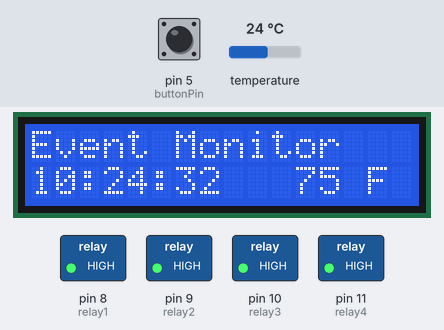
Recording of a sketch running on a simulated Arduino Uno, built with avr-gcc and run on an emulated ATmega328P. On the bench: 16×2 character LCD, switched loads named in the sketch (green lamp = pin HIGH). The inputs (shaded band) are chosen by the test bench; at power-on: temperature 24 °C, pin 5 (buttonPin) HIGH. The local clock reads 2024-03-15 10:24:30 at power-on unless the sketch sets it; what the sketch prints to the serial monitor is not drawn.

Above: at 2.2 s.
2.3 s: temperature set to 26.6 °C
At 3.5 s:
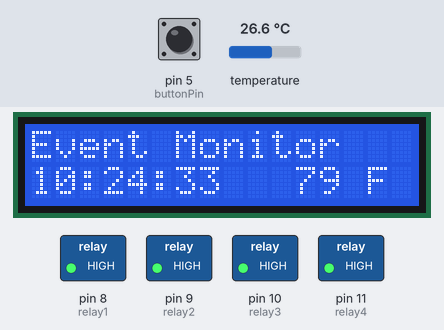
4.6 s: temperature set to 27.9 °C
At 6.1 s:
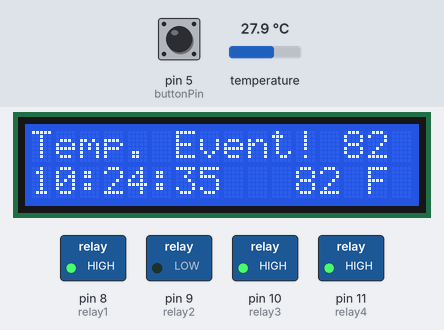
8.9 s: pin 5 (buttonPin) pulled LOW for 1.35 s
At 11.3 s:
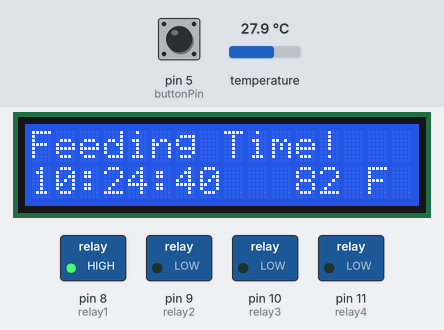
13.0 s: temperature set to 27 °C
At 14.4 s:
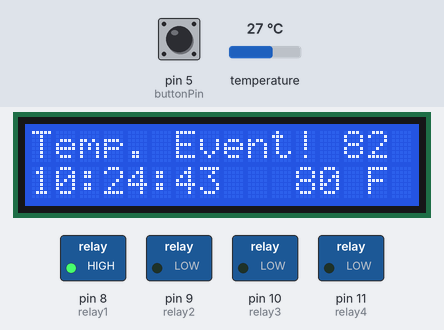
15.1 s: temperature set to 26.3 °C
At 16.5 s:
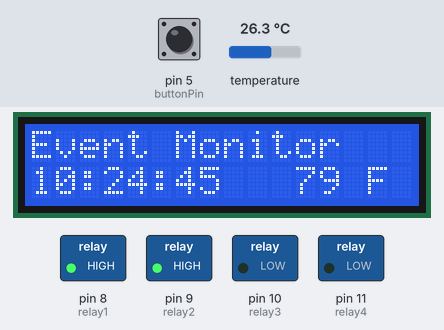
19.4 s: pin 5 (buttonPin) pulled LOW for 1.35 s
At 20.7 s:
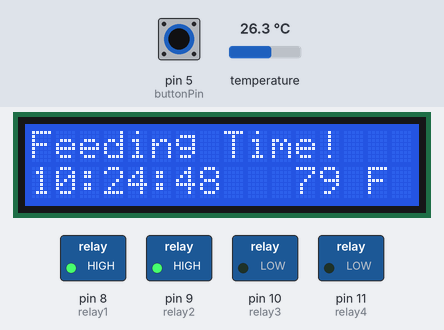
Timing chart, 0 to 22.4 s (numbered marks = the images above; inputs shaded):
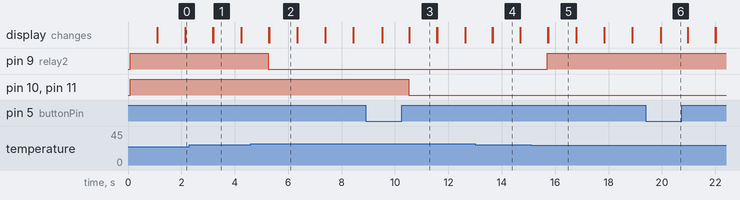

The sketch:

AquariumOutletController_v1.2.ino
```cpp
/*
AQUARIUM OUTLET CONTROLLER

  Sketch by George Roark, with great respect for the brilliant work of the hardware designers and authors of the included libraries!
  Additional thanks to the following Arduino forum members: cattledog, BulldogLowell, and el_supremo!

  - Arduino Uno R3 or equivalent (for development, plan is to use a Nano for implementation)
  - DS3231 RTC module
  - 16x2 LCD with I2C backpack
  - 4 channel 5v relay module (optically isolated relays rated for 10A @110 V outputs)
  - DS18b20 waterproof temperature sensors
  - Momentary push button switch
*/


#include <Time.h> // http://playground.arduino.cc/code/time
#include <TimeAlarms.h> // http://playground.arduino.cc/code/time
#include <Wire.h>  // https://www.arduino.cc/en/Reference/Wire
#include <DallasTemperature.h> // https://github.com/milesburton/Arduino-Temperature-Control-Library

#include <hd44780.h> // https://github.com/duinoWitchery/hd44780
#include <hd44780ioClass/hd44780_I2Cexp.h> // include i/o class header

hd44780_I2Cexp lcd; // declare lcd object: auto locate & config display for hd44780 chip

/* Thanks to Arduino forum member cattledog for this library suggestion */
#include <DS3232RTC.h> //https://github.com/JChristensen/DS3232RTC

#define ONE_WIRE_BUS 2 /*-(Connect to Pin 2 )-*/
/* Set up a oneWire instance to communicate with any OneWire device*/
OneWire ourWire(ONE_WIRE_BUS);
/* Tell Dallas Temperature Library to use oneWire Library */
DallasTemperature sensors(&ourWire);

// Define the pins that control the relays
int relay1 = 8;
int relay2 = 9;
int relay3 = 10;
int relay4 = 11;

int temp1;

// Push button reading variables
const byte buttonPin = 5;               // Connect the push button to pin 5
byte oldButtonState = HIGH;             // Assume switch open because of pull-up resistor
const unsigned long debounceTime = 10;  // Debounce time in milliseconds
unsigned long buttonPressTime;          // when the switch last changed state
boolean buttonPressed = 0;              // a flag variable


void setup()
{
  lcd.begin(16, 2); // Initialize LCD with number of columns and rows

  Serial.begin(9600);

    setSyncProvider(RTC.get);   // Get the time from the RTC
    if(timeStatus() != timeSet)
        Serial.println("Unable to sync with the RTC");
    else
        Serial.println("RTC has set the system time");

  Wire.begin();

  sensors.begin(); //Start up the DallasTemperature library

  // Assign relay output pins and establish initial state (LOW turns relay ON)
  pinMode(relay1, OUTPUT);
  digitalWrite(relay1, HIGH); // relay1 OFF
  pinMode(relay2, OUTPUT);
  digitalWrite(relay2, HIGH); // relay2 OFF
  pinMode(relay3, OUTPUT);
  digitalWrite(relay3, HIGH);  // relay3 OFF
  pinMode(relay4, OUTPUT);
  digitalWrite(relay4, HIGH);  // relay4 OFF

  pinMode (buttonPin, INPUT_PULLUP); // Set up the button pin

  // Create the time alarms (set temperature events in void loop())

  /*
   * TIMING EVENTS
   *
   * Here's some example syntax:
   * Alarm.alarmRepeat(8,30,0, MorningAlarm2);             // Calls the MorningAlarm2 function at 8:30am every day
   * Alarm.alarmRepeat(17,45,0,EveningAlarm2);             // Calls the EveningAlarm2 function at5:45pm every day
   * Alarm.alarmRepeat(dowSaturday,8,30,30,WeeklyAlarm2);  // Calls WeeklyAlarm2 at 8:30:30 every Saturday
   * Alarm.timerRepeat(15, Repeats2);                      // Calls Repeats2 every 15 seconds
   * Alarm.timerOnce(10, OnceOnly2);                       // Calls OnceOnly2 once after 10 seconds
   *
   * See the bottom of the sketch for the time event functions
   */

 // relay1
      // I'm using relay1 to turn the skimmer and refugium OFF during peak viewing times.
      // Since the devices are ON most of the time, the corresponding outlet is wired via the NC (normally closed)
      // terminals of the relay. As a result, turning the relay ON actually turns off the devices.
      // This configuration saves power (the relay is not ON most of the time).

  Alarm.alarmRepeat(6,0,0, Relay1Repeats);     // 6:00 am every day, turn relay1 OFF
  Alarm.alarmRepeat(8,0,0, Relay1Repeats);     // 8:00 am every day, turn relay1 ON
  Alarm.alarmRepeat(16,30,0, Relay1Repeats);   // 4:30 pm every day, turn relay1 OFF
  Alarm.alarmRepeat(18,30,0, Relay1Repeats);   // 6:30 pm every day, turn relay1 ON


  /* relay2: In this sketch relay2 is used for a temperature event */


  //relay3
   // Relay3 controls the outlet for the wavemaker. Since I have a nano tank, keeping the wavemaker on
   // all of the time stresses the soft corals, even at low speed. So every 30 minutes they get a 30 minute break!

  Alarm.timerRepeat(0,30,0, Relay3Repeats);     // Toggle relay3 every 30 minutes


  /* relay4: In this sketch relay4 is triggered by a button press (to turn off pumps for feeding time) */


  lcd.print("Ready!   ");
  Alarm.delay(1000);       // Use Alarm.delay in place of delay in support of TimeAlarms
}

void  loop(){

  digitalClockDisplay();  // Print the current time at the beginning of the LCD second row
  Alarm.delay(250);

  sensors.requestTemperatures(); // Send the command to get temperatures

  //    ...SET UP TEMPERATURE EVENTS HERE...

  temp1 = sensors.getTempFByIndex(0);
  if (temp1 >= 81)
  {
    // Turn relay2 ON if the temperature is 81 degrees F or higher (external cooling fan)
    digitalWrite(relay2, LOW);
    lcd.home();
    lcd.print("Temp. Event! "); // Display temperature event on first line of the LCD
    lcd.print(temp1);
    lcd.setCursor(11,1);
    lcd.print(temp1);          // Display current temperature to the right of the time
    lcd.print(" F");

  }
  if (temp1 < 80)
  {
    // The temperature gap between ON and OFF is intentional (hysteresis)
    digitalWrite(relay2, HIGH);
    lcd.home();
    lcd.print("Event Monitor   ");
    lcd.setCursor(11,1);
    lcd.print(temp1);          // Display current temperature to the right of the time
    lcd.print(" F");
  }
  else
  {
    lcd.setCursor(11,1);       // Temperature is between the set points
    lcd.print(temp1);          // Display current temperature to the right of the time
    lcd.print(" F");
  }

 // Button reading with non-delay() debounce - thank you Nick Gammon!
  byte buttonState = digitalRead (buttonPin);
  if (buttonState != oldButtonState){
    if (millis () - buttonPressTime >= debounceTime){
      buttonPressTime = millis ();
      oldButtonState =  buttonState;
      if (buttonState == LOW){
        lcd.home();
        lcd.print("Button closed   ");    // Display that a button event has occured
        buttonPressed = 1;
        FeedingTime();                   // Call the feedingTime function
      }
      else {
        buttonPressed = 0;
      }
    }  // end if debounce time up
  }

}

void digitalClockDisplay(void)
{
// Display time in the time in second row of the LCD
    char currentTime[9];
    snprintf(currentTime, sizeof(currentTime), "%02d:%02d:%02d", hour(), minute(), second());
    lcd.setCursor(0,1);
    lcd.print(currentTime);
}


// Functions to be called when an alarm triggers:

void Relay1Repeats()
{

  lcd.home();
  lcd.print("Skimmer Toggle  ");
  digitalWrite(relay1, !digitalRead(relay1)); //toggle state of the skimmer power
  Alarm.delay(1000); // Display event text for 1 second
}

void Relay3Repeats()
{

  lcd.home();
  lcd.print("Wavemaker Toggle");
  digitalWrite(relay3, !digitalRead(relay3)); //toggle state of the wavemaker power
  Alarm.delay(1000); // Display event text for 1 second
}


void OnceOnly()
{
  digitalWrite(relay4, HIGH); // Turn the pumps back ON after feeding
}


void FeedingTime()
{

  Alarm.timerOnce(0,10,0, OnceOnly);          // Calls OnceOnly once after 10 minutes
  lcd.home();
  lcd.print("Feeding Time!   ");
  Alarm.delay(1000);                          // Display event text for 1 second
  // Outlet is connected to the NC relay terminals, so turning the relay ON turns off outlet power
  digitalWrite(relay4, LOW);
  // I feed a small frozen mysis parcel, which floats at the top of the water.
  // The wavemaker gently circulates the mysis so all fish have a chance to eat.
  digitalWrite(relay3, LOW); // Turn the wavemaker ON for feeding

}
```

Measured:
- the behaviour switches between 27.2 and 27.3 °C on temperature (found by bisection; images 1 and 2)
- the behaviour switches between 26.7 and 26.6 °C on temperature (found by bisection; images 4 and 5)
- after the input at 4.6 s, pin 9 (relay2): HIGH → LOW after 0.66 s; the display: first changes after 0.68 s (image 2 shows a later state)
- after the input at 8.9 s, pin 10 (relay3), pin 11 (relay4): HIGH → LOW after 1.6 s; the display: first changes after 0.62 s (image 3 shows a later state)
- after the input at 15.1 s, pin 9 (relay2): LOW → HIGH after 0.61 s; the display: first changes after 0.63 s (image 5 shows a later state)
- after the input at 19.4 s, the display: changes after 0.55 s (image 6)
- what the display in image 1 shows lasts 1.0 s, from 3.2 s to 4.2 s
